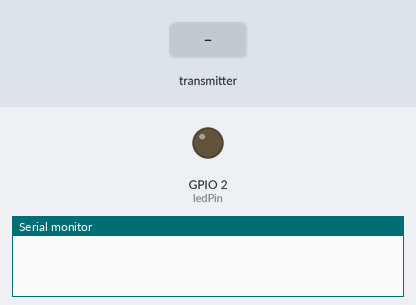
This sketch was run on a simulated ESP32. Parts: output pins drawn as LEDs (lit = HIGH), the last lines printed to the serial monitor. The inputs (shaded band) are chosen by the test bench.

Above: at 1.2 s.
1.3 s: the transmitter starts sending ledState = 1
At 2.2 s:
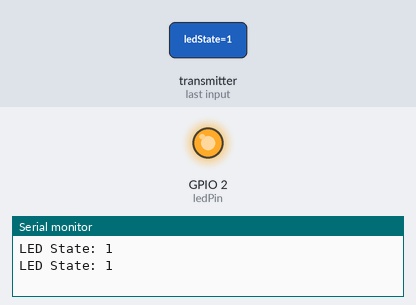
2.8 s: the transmitter starts sending ledState = 0
At 3.3 s:
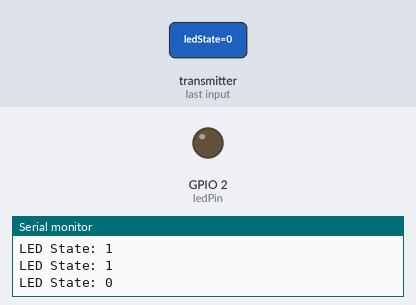
Timing chart, 0 to 5.8 s (numbered marks = the images above; inputs shaded):
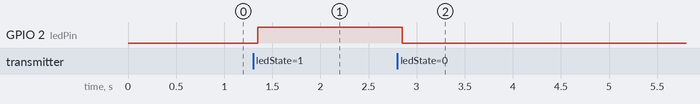

Measured:
- after the input at 1.3 s, GPIO 2 (ledPin): LOW → HIGH after 0.05 s
- after the input at 2.8 s, GPIO 2 (ledPin): HIGH → LOW after 0.05 s

The sketch:

espnowrec.ino
```cpp
#include <esp_now.h>
#include <WiFi.h>

const int ledPin = 2; // change if needed

typedef struct {
  bool ledState;
} struct_message;

struct_message data;

// RECEIVE CALLBACK (UPDATED)
void OnDataRecv(const esp_now_recv_info *info, const uint8_t *incomingData, int len) {
  memcpy(&data, incomingData, sizeof(data));

  digitalWrite(ledPin, data.ledState ? HIGH : LOW);

  Serial.print("LED State: ");
  Serial.println(data.ledState);
}

void setup() {
  Serial.begin(115200);
  pinMode(ledPin, OUTPUT);

  WiFi.mode(WIFI_STA);
  WiFi.disconnect();  // 🔥 important

  if (esp_now_init() != ESP_OK) {
    Serial.println("ESP-NOW Init Failed");
    return;
  }

  esp_now_register_recv_cb(OnDataRecv);
}

void loop() {
}
```
